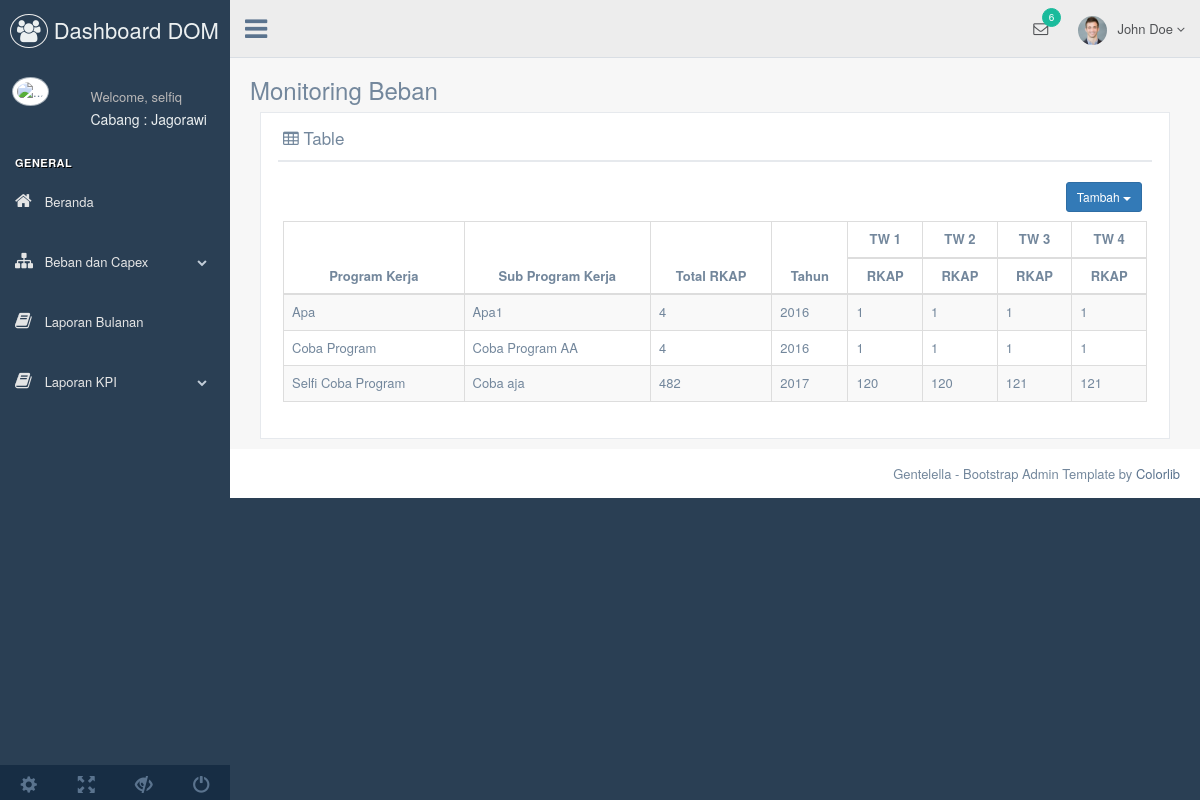
Page /rencana_bpt.php (signed in) on the committed database.
### tables this page shows
CREATE TABLE `user` (
  `id_user` int(255) NOT NULL,
  `username` varchar(30) NOT NULL,
  `password` varchar(30) NOT NULL,
  `id_role` int(11) NOT NULL,
  `id_cabang` int(20) NOT NULL
);

CREATE TABLE `cabang` (
  `id_cabang` int(20) NOT NULL,
  `nama_cabang` varchar(30) NOT NULL
);

CREATE TABLE `tw_rc` (
  `id_twrc` int(11) NOT NULL,
  `id_sp` int(11) NOT NULL,
  `tahun` int(4) NOT NULL,
  `stat_twrc` int(1) NOT NULL,
  `rkap` decimal(20,0) NOT NULL
);

CREATE TABLE `program_kerja` (
  `id_pk` int(255) NOT NULL,
  `MA` varchar(1000) NOT NULL,
  `nama_pk` text NOT NULL,
  `id_cabang` int(30) NOT NULL
);

CREATE TABLE `sub_program` (
  `id_sp` int(255) NOT NULL,
  `nama_sp` varchar(1000) NOT NULL,
  `id_pk` int(10) NOT NULL,
  `id_cabang` int(30) NOT NULL
);

### rencana_bpt.php (the view, shortened to what this page needs)
<?php
include ('connect.php');
  $iduser = $_SESSION['id_user'];
?>
<!DOCTYPE html>
<html lang="en">
<?php include 'templates/head.php' ?>
  <body class="nav-md">
    <div class="container body">
      <div class="main_container">
        <div class="col-md-3 left_col">
          <div class="left_col scroll-view">
            <div class="navbar nav_title" style="border: 0;">
              <a href="home.php" class="site_title"><i class="fa fa-group"></i> <span>Dashboard DOM</span></a>
            </div>
           <?php include'templates/headmenu.php' ?>
            <br />
            <?php include 'templates/sidebarmenu.php' ?>
            <div class="sidebar-footer hidden-small">
              <a data-toggle="tooltip" data-placement="top" title="Settings">
                <span class="glyphicon glyphicon-cog" aria-hidden="true"></span>
              </a>
              <a data-toggle="tooltip" data-placement="top" title="FullScreen">
                <span class="glyphicon glyphicon-fullscreen" aria-hidden="true"></span>
              </a>
              <a data-toggle="tooltip" data-placement="top" title="Lock">
                <span class="glyphicon glyphicon-eye-close" aria-hidden="true"></span>
              </a>
              <a data-toggle="tooltip" data-placement="top" title="Logout" href="login.html">
                <span class="glyphicon glyphicon-off" aria-hidden="true"></span>
              </a>
            </div>
          </div>
        </div>
        <?php include 'topnavigation.php' ?>
        <div class="right_col" role="main">
          <div class="">
            <div class="page-title">
              <div class="title_left">
                <h3>Monitoring Beban</h3>
              </div>
            </div>
            <div class="clearfix"></div>
            <div class="">
              <div class="col-md-12 col-sm-12 col-xs-12">
                <div class="x_panel">
                  <div class="x_title">
                    <h2><i class="fa fa-table"></i> Table <small>Data Beban Cabang <?php echo $namacabang; ?> </small></h2>
                    <div class="clearfix"></div>
                  </div>
                  <div class="title_right">
                    <div class="col-md-5 col-sm-5 col-xs-5 form-group pull-right top_search" style="margin-top:10px;">
                      <div class="input-group buttonright" >
                      <div class="btn-group  buttonrightfloat " >
	                    <button data-toggle="dropdown" class="btn btn-primary dropdown-toggle btn-sm" type="button" aria-expanded="false">  Tambah <span class="caret"></span>
	                    </button>
	                    </div>
                      </div>
                    </div>
                   </div>
                  <div class="x_content">
                      <table id="datatable-keytable"  class="table table-striped table-bordered " class="centered">
                            <thead >
                              <tr >
                                <th rowspan="2">Program Kerja</th>
                                <th rowspan="2">Sub Program Kerja</th>
                                <th rowspan="2">Total RKAP</th>
                                <th rowspan="2">Tahun</th>
                                <th colspan="1">TW 1</th>
								<th colspan="1">TW 2</th>
								<th colspan="1">TW 3</th>
								<th colspan="1">TW 4</th>
                              </tr>
                              <tr>
                                <th>RKAP</th>
								<th>RKAP</th>
								<th>RKAP</th>
								<th>RKAP</th>
                              </tr>
                            </thead>
                            <tbody>
                            <?php
                            $listTW = mysqli_query($connect, "SELECT * FROM tw_rc, sub_program WHERE sub_program.id_sp = tw_rc.id_sp AND stat_twrc = '1'");
                            while($datalistTW = mysqli_fetch_array($listTW)){
								$idpklist = $datalistTW['id_pk'];
								$idspklist = $datalistTW['id_sp'];
								$tahun= $datalistTW['tahun'];
								$jmlrkap = mysqli_query($connect, "SELECT * FROM tw_rc WHERE id_sp = '$idspklist' AND tahun = '$tahun'");
								$qty= 0;
								while ($num = mysqli_fetch_array($jmlrkap)) {
									$qty += $num['rkap'];}
								$dataprogramkerja = mysqli_fetch_array(mysqli_query($connect, "SELECT * FROM program_kerja WHERE id_pk = '$idpklist'"));
								$datasubprogramkerja= mysqli_fetch_array(mysqli_query($connect, "SELECT * FROM sub_program WHERE id_sp = '$idspklist'"));
								$datatwrc1 = mysqli_fetch_array(mysqli_query($connect, "SELECT * FROM tw_rc WHERE id_sp = '$idspklist' AND tahun = '$tahun' AND stat_twrc = '1'"));
								$datatwrc2 = mysqli_fetch_array(mysqli_query($connect, "SELECT * FROM tw_rc WHERE id_sp = '$idspklist' AND tahun = '$tahun' AND stat_twrc = '2'"));
								$datatwrc3 = mysqli_fetch_array(mysqli_query($connect, "SELECT * FROM tw_rc WHERE id_sp = '$idspklist' AND tahun = '$tahun' AND stat_twrc = '3'"));
								$datatwrc4 = mysqli_fetch_array(mysqli_query($connect, "SELECT * FROM tw_rc WHERE id_sp = '$idspklist' AND tahun = '$tahun' AND stat_twrc = '4'"));
                            ?>
                              <tr>
                                <td><?php echo $dataprogramkerja['nama_pk'] ?></td>
                                <td><?php echo $datasubprogramkerja['nama_sp'] ?></td>
                                <td><?php echo $qty;?></td>
                                <td><?php echo $datalistTW['tahun'] ?></td>
                                <td><?php echo $datatwrc1['rkap'] ?></td>
                                <td><?php echo $datatwrc2['rkap'] ?></td>
                                <td><?php echo $datatwrc3['rkap'] ?></td>
								<td><?php echo $datatwrc4['rkap'] ?></td>
                              </tr>
                              <?php } ?>
                            </tbody>
                          </table>
                  </div>
                </div>
              </div>
            </div>
          </div>
        </div>
		<div class="x_content">
		</div>
<?php include 'templates/footer.php' ?>
      </div>
    </div>
  </body>
</html>

### templates/headmenu.php
<?php
include ('connect.php');
  $user = mysqli_fetch_array(mysqli_query($connect,"SELECT * FROM user WHERE id_user = '$iduser' "));
  $idcabang = $user['id_cabang'];
  $cabang =  mysqli_fetch_array(mysqli_query($connect,"SELECT nama_cabang FROM cabang WHERE id_cabang = '$idcabang'"));
  $namacabang = $cabang['nama_cabang'];
?>
 <div class="profile clearfix">
    <div class="profile_pic">
        <img src="images/dp.jpg" alt="..." class="img-circle profile_img">
    </div>
        <div class="profile_info">
            <span>Welcome, <?php echo $user['username']?></span>
            <h2>Cabang : <?php echo $namacabang ?></h2>
        </div>
</div>

### rencana_bpt.php (style rules this page uses)
.table th { vertical-align: middle ; text-align: center ;" }
.buttonright { width:60%; display:inline; overflow: auto; white-space: nowrap; margin:0px auto; }
.buttonrightfloat { float:right; margin-right: 10px; }

### rows in the picture
user: username "selfiq"
cabang: nama_cabang "Jagorawi"
tw_rc: program_kerja.nama_pk "Apa", id_sp.nama_sp "Apa1", qty "4", tahun "2016", rkap "1", tw_rc.rkap "1"
tw_rc: program_kerja.nama_pk "Coba Program", id_sp.nama_sp "Coba Program AA", qty "4", tahun "2016", rkap "1", tw_rc.rkap "1"
tw_rc: program_kerja.nama_pk "Selfi Coba Program", id_sp.nama_sp "Coba aja", qty "482", tahun "2017", rkap "120", tw_rc.rkap "120", tw_rc.rkap "121"
